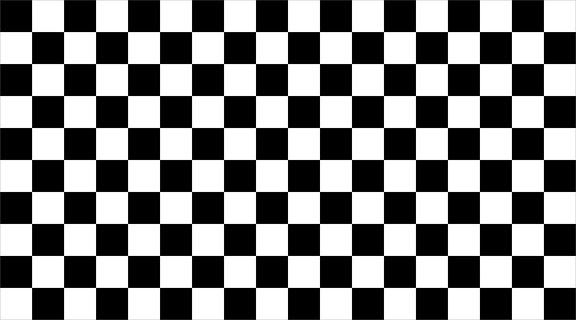
#> input picture images/checkerboard.jpg, 576 x 320 px
$ python squares.py
#> lines starting #> are read from the running program, lines starting #| are printed output that depends on the picture; after the words box and inside, x2 and y2 are one past the last pixel; in counts of white or black regions, pixels touching at a corner belong together
#> further down, img is the input picture: shape (320, 576, 3); min 0, max 255, mean 127.5
#!/usr/bin/env python

'''
Simple "Square Detector" program.

Loads several images sequentially and tries to find squares in each image.
'''

import numpy as np
import cv2


def angle_cos(p0, p1, p2):
    d1, d2 = (p0-p1).astype('float'), (p2-p1).astype('float')
    return abs( np.dot(d1, d2) / np.sqrt( np.dot(d1, d1)*np.dot(d2, d2) ) )

def find_squares(img):
    img = cv2.GaussianBlur(img, (5, 5), 0)
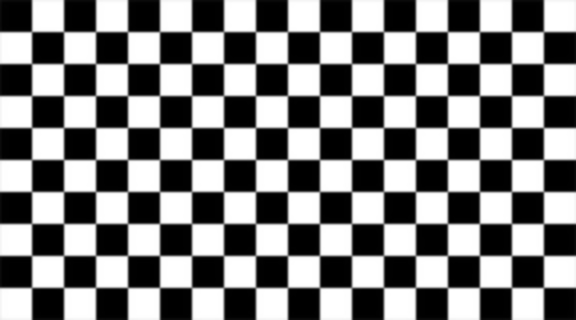
#> img: shape (320, 576, 3); min 0, max 255, mean 127.5
    squares = []
    for gray in cv2.split(img):
        for thrs in xrange(0, 255, 26):
            if thrs == 0:
                bin = cv2.Canny(gray, 0, 50, apertureSize=5)
                bin = cv2.dilate(bin, None)
            else:
                retval, bin = cv2.threshold(gray, thrs, 255, cv2.THRESH_BINARY)
            contours, hierarchy = cv2.findContours(bin, cv2.RETR_LIST, cv2.CHAIN_APPROX_SIMPLE)
            for cnt in contours:
                cnt_len = cv2.arcLength(cnt, True)
                cnt = cv2.approxPolyDP(cnt, 0.02*cnt_len, True)
                if len(cnt) == 4 and cv2.contourArea(cnt) > 1000 and cv2.isContourConvex(cnt):
                    cnt = cnt.reshape(-1, 2)
                    max_cos = np.max([angle_cos( cnt[i], cnt[(i+1) % 4], cnt[(i+2) % 4] ) for i in xrange(4)])
                    if max_cos < 0.1:
                        squares.append(cnt)
#> this loop made 3 passes
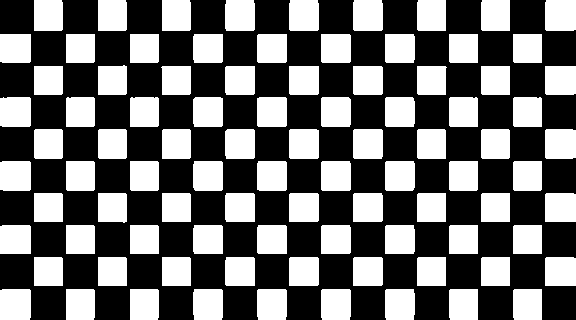
#> bin: shape (320, 576); 42.7% white; 90 white regions, largest, box (x1, y1, x2, y2) and area: (545, 0, 576, 31) 956, (0, 289, 31, 320) 956, (353, 0, 383, 31) 923
    return squares


img = cv2.imread('./images/checkerboard.jpg')


squares = find_squares(img)
cv2.drawContours( img, squares, -1, (0, 255, 0), 3 )
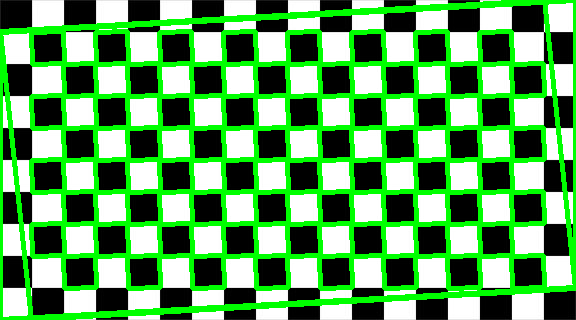
#> img: shape (320, 576, 3); mean B, G, R 93, 161.1, 93
cv2.imshow('squares', img)
cv2.waitKey(0)
cv2.destroyAllWindows()

$ run again, with images/checkbb.jpg copied over images/checkerboard.jpg
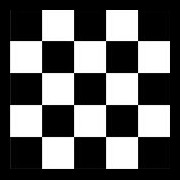
#> input picture images/checkbb.jpg, 180 x 180 px
#> img is the input picture: shape (180, 180, 3); min 0, max 255, mean 96.3
#> the loop in find_squares, `for gray in cv2.split(img):` made 3 passes
#> after the loop in find_squares, `for gray in cv2.split(img):`:
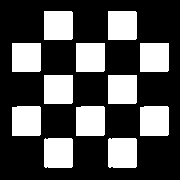
#> bin: shape (180, 180); 31.5% white; 12 white regions, largest, box (x1, y1, x2, y2) and area: (140, 106, 169, 136) 864, (12, 106, 41, 136) 863, (76, 106, 105, 136) 863
#> after the loop in find_squares, `for gray in cv2.split(img):`: cnt = [[44, 11], [44, 39], [71, 39], [72, 12]]; max_cos = 0; squares = 15 items
#> `cv2.drawContours( img, squares, -1, (0, 255, 0), 3 )`:
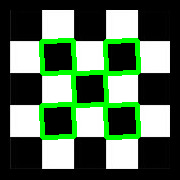
#> img: shape (180, 180, 3); 9.41% of pixels changed, all inside (x1, y1, x2, y2) = (39, 38, 141, 140)
